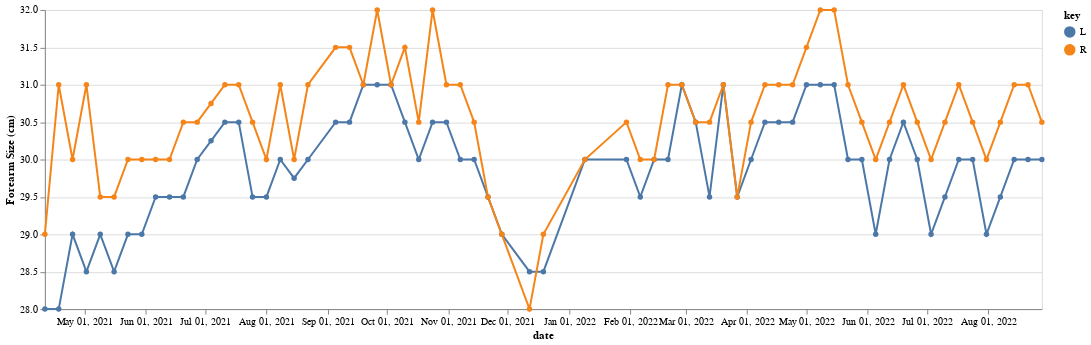

The code cell stored with this chart in its notebook:
### Code cell
# Forearms
chart = make_chart_LR(12,13)

chart

### Figure 1 — Vega-Lite specification as saved in the notebook (floating-point values rounded to 4 significant figures)
{"$schema": "https://vega.github.io/schema/vega-lite/v4.17.0.json", "config": {"view": {"continuousHeight": 300, "continuousWidth": 400}}, "data": {"name": "data-ff8031a55406b084d7da0e4dfa3644c5"}, "datasets": {"data-ff8031a55406b084d7da0e4dfa3644c5": [{"L": 28, "R": 29, "date": "2021-04-11T00:00:00"}, {"L": 28, "R": 31, "date": "2021-04-18T00:00:00"}, {"L": 29, "R": 30, "date": "2021-04-25T00:00:00"}, {"L": 28.5, "R": 31, "date": "2021-05-02T00:00:00"}, {"L": 29, "R": 29.5, "date": "2021-05-09T00:00:00"}, {"L": 28.5, "R": 29.5, "date": "2021-05-16T00:00:00"}, {"L": 29, "R": 30, "date": "2021-05-23T00:00:00"}, {"L": 29, "R": 30, "date": "2021-05-30T00:00:00"}, {"L": 29.5, "R": 30, "date": "2021-06-06T00:00:00"}, {"L": 29.5, "R": 30, "date": "2021-06-13T00:00:00"}, {"L": 29.5, "R": 30.5, "date": "2021-06-20T00:00:00"}, {"L": 30, "R": 30.5, "date": "2021-06-27T00:00:00"}, {"L": null, "R": null, "date": "2021-07-04T00:00:00"}, {"L": 30.5, "R": 31, "date": "2021-07-11T00:00:00"}, {"L": 30.5, "R": 31, "date": "2021-07-18T00:00:00"}, {"L": 29.5, "R": 30.5, "date": "2021-07-25T00:00:00"}, {"L": 29.5, "R": 30, "date": "2021-08-01T00:00:00"}, {"L": 30, "R": 31, "date": "2021-08-08T00:00:00"}, {"L": 29.75, "R": 30, "date": "2021-08-15T00:00:00"}, {"L": 30, "R": 31, "date": "2021-08-22T00:00:00"}, {"L": 30.5, "R": 31.5, "date": "2021-09-05T00:00:00"}, {"L": 30.5, "R": 31.5, "date": "2021-09-12T00:00:00"}, {"L": 31, "R": 31, "date": "2021-09-19T00:00:00"}, {"L": 31, "R": 32, "date": "2021-09-26T00:00:00"}, {"L": 31, "R": 31, "date": "2021-10-03T00:00:00"}, {"L": 30.5, "R": 31.5, "date": "2021-10-10T00:00:00"}, {"L": 30, "R": 30.5, "date": "2021-10-17T00:00:00"}, {"L": 30.5, "R": 32, "date": "2021-10-24T00:00:00"}, {"L": 30.5, "R": 31, "date": "2021-10-31T00:00:00"}, {"L": 30, "R": 31, "date": "2021-11-07T00:00:00"}, {"L": 30, "R": 30.5, "date": "2021-11-14T00:00:00"}, {"L": 29.5, "R": 29.5, "date": "2021-11-21T00:00:00"}, {"L": 29, "R": 29, "date": "2021-11-28T00:00:00"}, {"L": 28.5, "R": 28, "date": "2021-12-12T00:00:00"}, {"L": 28.5, "R": 29, "date": "2021-12-19T00:00:00"}, {"L": 30, "R": 30, "date": "2022-01-09T00:00:00"}, {"L": 30, "R": 30.5, "date": "2022-01-30T00:00:00"}, {"L": 29.5, "R": 30, "date": "2022-02-06T00:00:00"}, {"L": 30, "R": 30, "date": "2022-02-13T00:00:00"}, {"L": 30, "R": 31, "date": "2022-02-20T00:00:00"}, {"L": 31, "R": 31, "date": "2022-02-27T00:00:00"}, {"L": 30.5, "R": 30.5, "date": "2022-03-06T00:00:00"}, {"L": 29.5, "R": 30.5, "date": "2022-03-13T00:00:00"}, {"L": 31, "R": 31, "date": "2022-03-20T00:00:00"}, {"L": 29.5, "R": 29.5, "date": "2022-03-27T00:00:00"}, {"L": 30, "R": 30.5, "date": "2022-04-03T00:00:00"}, {"L": 30.5, "R": 31, "date": "2022-04-10T00:00:00"}, {"L": null, "R": null, "date": "2022-04-17T00:00:00"}, {"L": 30.5, "R": 31, "date": "2022-04-24T00:00:00"}, {"L": 31, "R": 31.5, "date": "2022-05-01T00:00:00"}, {"L": 31, "R": 32, "date": "2022-05-08T00:00:00"}, {"L": 31, "R": 32, "date": "2022-05-15T00:00:00"}, {"L": 30, "R": 31, "date": "2022-05-22T00:00:00"}, {"L": 30, "R": 30.5, "date": "2022-05-29T00:00:00"}, {"L": 29, "R": 30, "date": "2022-06-05T00:00:00"}, {"L": 30, "R": 30.5, "date": "2022-06-12T00:00:00"}, {"L": 30.5, "R": 31, "date": "2022-06-19T00:00:00"}, {"L": 30, "R": 30.5, "date": "2022-06-26T00:00:00"}, {"L": 29, "R": 30, "date": "2022-07-03T00:00:00"}, {"L": 29.5, "R": 30.5, "date": "2022-07-10T00:00:00"}, {"L": 30, "R": 31, "date": "2022-07-17T00:00:00"}, {"L": 30, "R": 30.5, "date": "2022-07-24T00:00:00"}, {"L": 29, "R": 30, "date": "2022-07-31T00:00:00"}, {"L": 29.5, "R": 30.5, "date": "2022-08-07T00:00:00"}, {"L": 30, "R": 31, "date": "2022-08-14T00:00:00"}, {"L": 30, "R": 31, "date": "2022-08-21T00:00:00"}, {"L": 30, "R": 30.5, "date": "2022-08-28T00:00:00"}]}, "encoding": {"color": {"field": "key", "type": "nominal"}, "x": {"axis": {"grid": false}, "field": "date", "sort": "-x", "timeUnit": "yearmonthdate", "title": "date", "type": "temporal"}, "y": {"field": "value", "impute": {"frame": [-1, 1], "method": "mean"}, "scale": {"zero": false}, "title": "Forearm Size (cm)", "type": "quantitative"}}, "mark": {"point": true, "type": "line"}, "selection": {"selector003": {"fields": ["symbol"], "nearest": true, "on": "mouseover", "type": "single"}}, "transform": [{"fold": ["L", "R"]}], "width": 1000}
